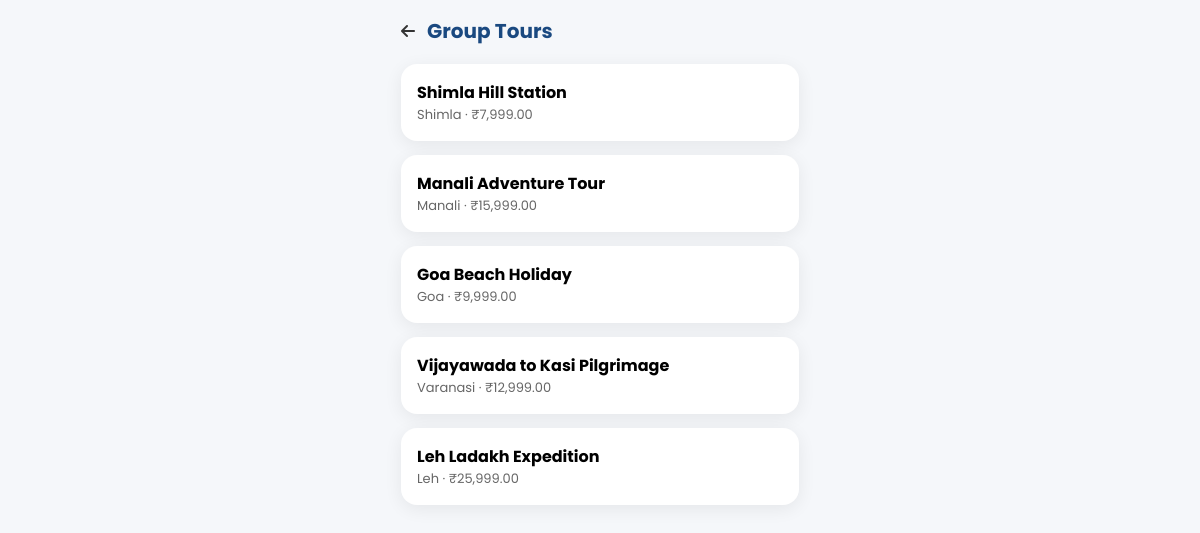
The app's page /customer/group-tours.php (signed in) with its own data.
### tables this page shows
CREATE TABLE tour_packages (
    id INT AUTO_INCREMENT PRIMARY KEY,
    captain_id INT NOT NULL,
    title VARCHAR(200) NOT NULL,
    destination VARCHAR(100) NOT NULL,
    days INT DEFAULT 3,
    nights INT DEFAULT 2,
    price DECIMAL(12,2) NOT NULL,
    seats_total INT DEFAULT 40,
    start_date DATE,
    end_date DATE,
    image_url VARCHAR(500),
    highlights TEXT,
    rating DECIMAL(3,2) DEFAULT 4.5,
    category VARCHAR(50) DEFAULT 'group',
    status ENUM('upcoming','active','completed') DEFAULT 'upcoming',
    FOREIGN KEY (captain_id) REFERENCES users(id)
);

### config/db.php (called while the page is built, shortened)
<?php
$dbHost = 'sql109.infinityfree.com';
$dbName = 'if0_43161049_tripnovaa';
$dbUser = 'if0_43161049';
$dbPass = '2iII8WlQehrI';
try {
    $pdo = new PDO(
        "mysql:host={$dbHost};dbname={$dbName};charset=utf8mb4",
        $dbUser,
        $dbPass,
        [
            PDO::ATTR_ERRMODE => PDO::ERRMODE_EXCEPTION,
            PDO::ATTR_DEFAULT_FETCH_MODE => PDO::FETCH_ASSOC,
            PDO::ATTR_EMULATE_PREPARES => false,
        ]
    );
} catch (PDOException $e) {
    die('Database connection failed. Please import database/tripnovaa.sql in phpMyAdmin.');
}
function db(): PDO
{
    global $pdo;
    return $pdo;
}

### config/auth.php (called while the page is built, shortened)
<?php
require_once __DIR__ . '/db.php';
function e(?string $str): string
{
    return htmlspecialchars($str ?? '', ENT_QUOTES, 'UTF-8');
}

### customer/group-tours.php (the view, shortened to what this page needs)
<?php
require_once __DIR__ . '/../config/auth.php';
$tours = db()->query('SELECT * FROM tour_packages WHERE status="upcoming" ORDER BY start_date ASC')->fetchAll();
?>
<!DOCTYPE html>
<html lang="en">
<head>
<link rel="stylesheet" href="https://cdnjs.cloudflare.com/ajax/libs/font-awesome/6.5.0/css/all.min.css">
</head>
<body>
<div class="page">
<div class="header"><a href="home.php" style="color:#333"><i class="fas fa-arrow-left"></i></a><h1>Group Tours</h1></div>
<?php if ($tours): foreach ($tours as $tour): ?>
<div class="card"><strong><?= e($tour['title']) ?></strong><p class="small"><?= e($tour['destination']) ?> · ₹<?= number_format($tour['price'],2) ?></p></div>
<?php endforeach; else: ?>
<div class="card"><p class="small">No tours available right now.</p></div>
<?php endif; ?>
</div>
</body>
</html>

### customer/group-tours.php (style rules this page uses)
* { margin:0;padding:0;box-sizing:border-box }
body { font-family:Poppins,sans-serif;background:#f5f7fa;max-width:430px;margin:0 auto;min-height:100vh }
.page { padding:16px }
.header { display:flex;align-items:center;gap:12px;margin-bottom:18px }
.header h1 { font-size:20px;color:#1A4980 }
.card { background:#fff;border-radius:16px;padding:16px;box-shadow:0 4px 18px rgba(0,0,0,.07);margin-bottom:14px }
.small { font-size:13px;color:#666 }

### records on screen
tour_packages: title "Shimla Hill Station", destination "Shimla", price "7,999.00"
tour_packages: title "Manali Adventure Tour", destination "Manali", price "15,999.00"
tour_packages: title "Goa Beach Holiday", destination "Goa", price "9,999.00"
tour_packages: title "Vijayawada to Kasi Pilgrimage", destination "Varanasi", price "12,999.00"
tour_packages: title "Leh Ladakh Expedition", destination "Leh", price "25,999.00"
